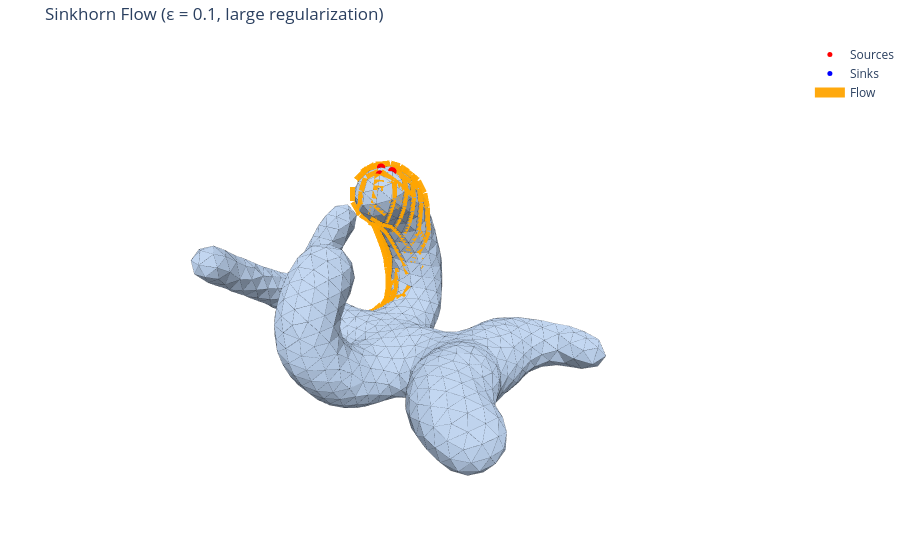

The notebook cell this image was saved under:
### Code cell
# Visualize flow (interactive)
threshold_large = F_sinkhorn_large_dense.max() / 50
fig = plot_mesh_with_flow_interactive(
    vertices,
    faces,
    F_sinkhorn_large_dense,
    z,
    threshold=threshold_large,
    title=f"Sinkhorn Flow (ε = {epsilon_large}, large regularization)",
    flow_color='orange',
    flow_width_scale=20.0,
    show_edges=True,
    edge_color='black',
    edge_width=0.45,
)
fig.show()

### Figure 1 — Plotly figure (JSON) as saved in the notebook; plotly's stock layout.template omitted (floating-point values rounded to 4 significant figures; data arrays with more than 128 entries replaced by an {"elided": "..."} marker saying what was removed)
{"data": [{"color": "lightsteelblue", "flatshading": true, "i": {"elided": "2086 int values"}, "j": {"elided": "2086 int values"}, "k": {"elided": "2086 int values"}, "lighting": {"ambient": 0.55, "diffuse": 0.85, "fresnel": 0.12, "roughness": 0.55, "specular": 0.35}, "lightposition": {"x": 220, "y": 200, "z": 350}, "name": "Mesh", "opacity": 1, "showscale": false, "type": "mesh3d", "x": {"elided": "1045 float values"}, "y": {"elided": "1045 float values"}, "z": {"elided": "1045 float values"}}, {"marker": {"color": "red", "size": 5}, "mode": "markers", "name": "Sources", "type": "scatter3d", "x": [-6.121, -8.077, -7.639], "y": [-4.047, -3.625, -5.382], "z": [16.96, 16.96, 17.1]}, {"marker": {"color": "blue", "size": 5}, "mode": "markers", "name": "Sinks", "type": "scatter3d", "x": [1.198, 0.5285, 0.07547], "y": [-3.284, -5.232, -7.249], "z": [-10.99, -11.09, -11.0]}, {"line": {"color": "black", "width": 0.45}, "mode": "lines", "name": "Edges", "showlegend": false, "type": "scatter3d", "x": {"elided": "9387 float values"}, "y": {"elided": "9387 float values"}, "z": {"elided": "9387 float values"}}, {"line": {"color": "orange", "width": 20}, "mode": "lines", "name": "Flow", "opacity": 0.95, "showlegend": true, "type": "scatter3d", "x": {"elided": "507 float values"}, "y": {"elided": "507 float values"}, "z": {"elided": "507 float values"}}], "layout": {"margin": {"b": 0, "l": 0, "r": 0, "t": 40}, "scene": {"aspectmode": "data", "xaxis": {"visible": false}, "yaxis": {"visible": false}, "zaxis": {"visible": false}}, "title": {"text": "Sinkhorn Flow (ε = 0.1, large regularization)"}}}
